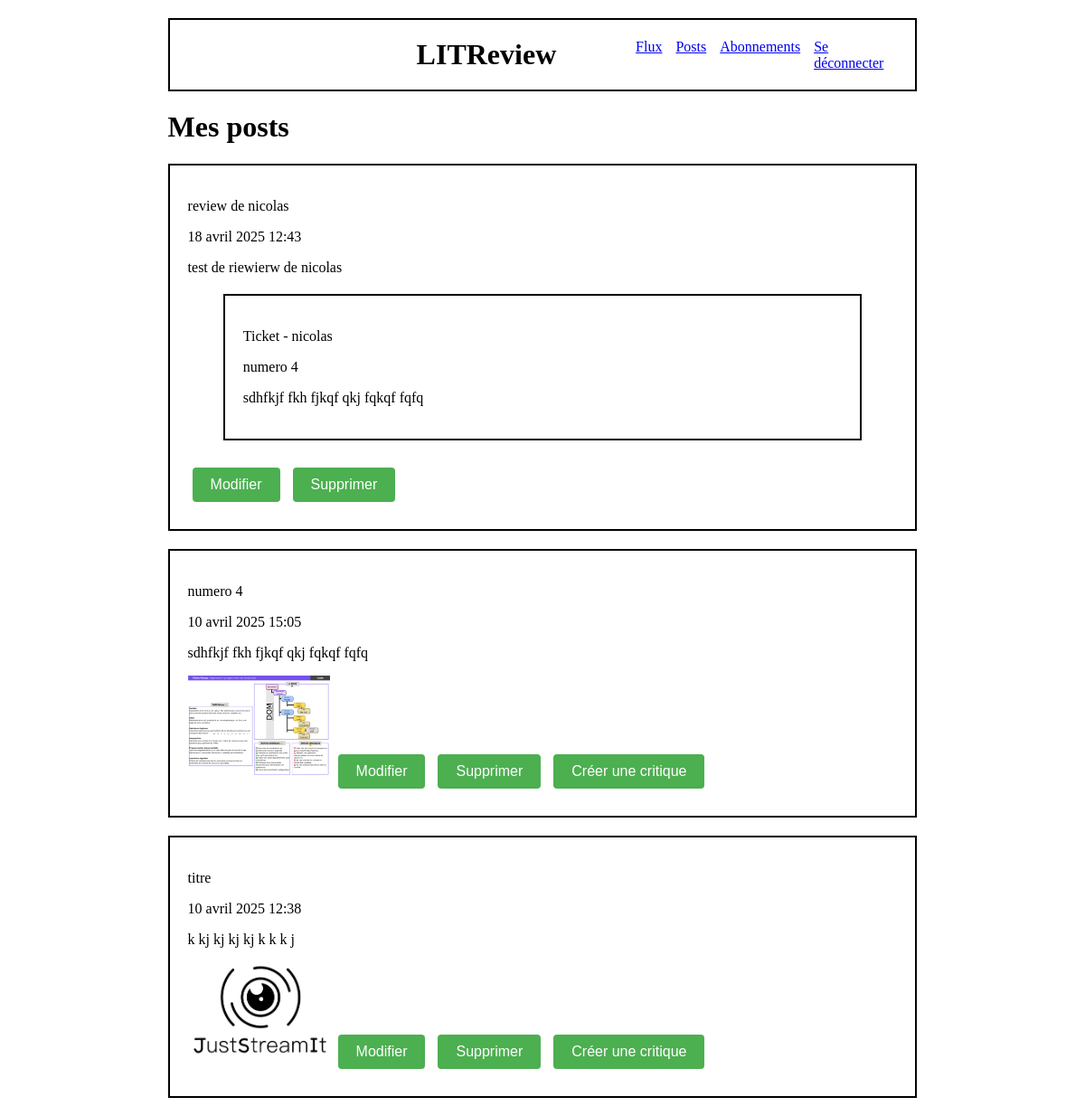
The app's page /post_list/ (signed in), older data.
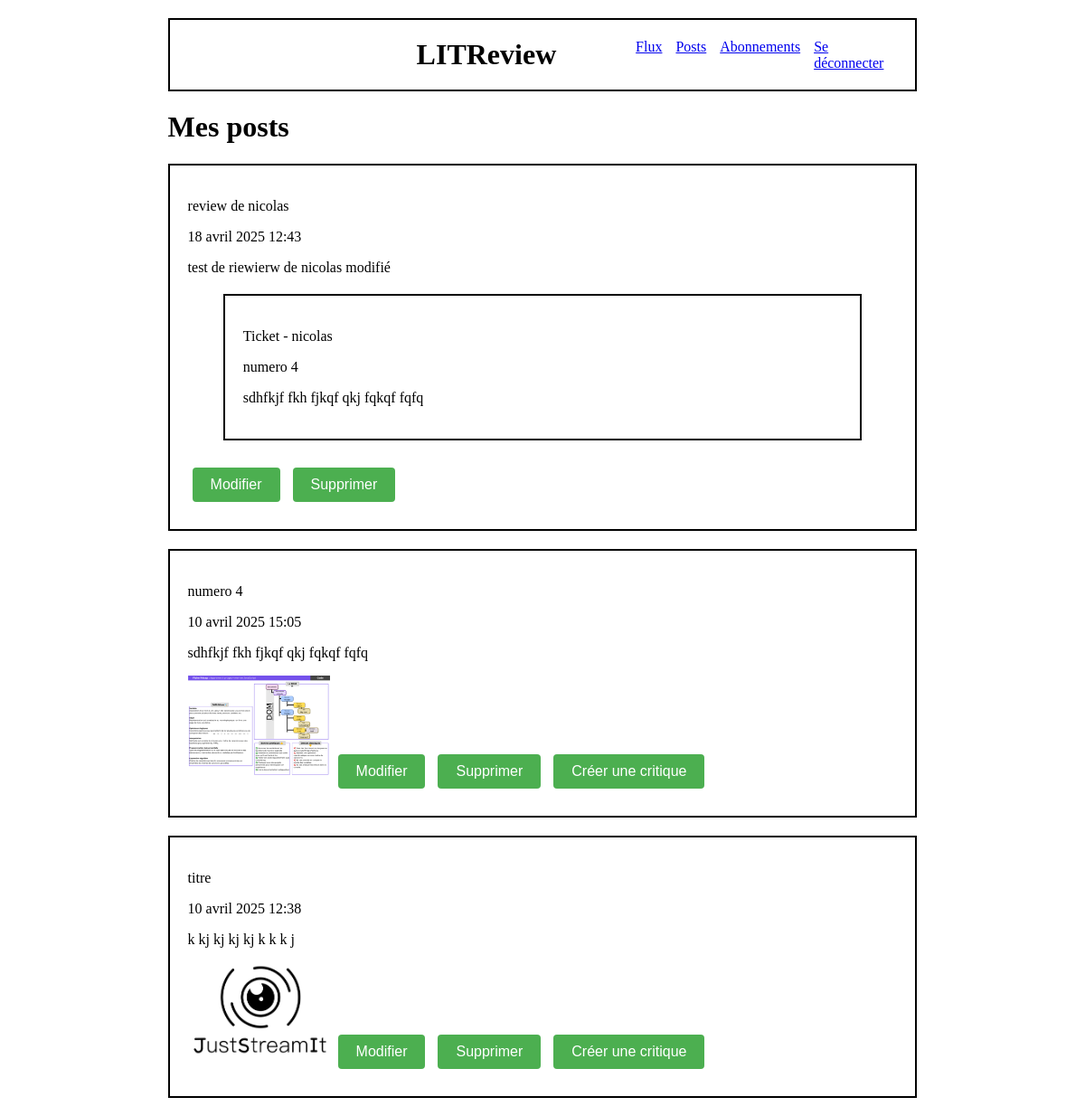
The same page, newer data.
### appli/models.py (models this page shows)
class Review(models.Model):
    ticket = models.ForeignKey(to=Ticket, on_delete=models.CASCADE)
    rating = models.PositiveSmallIntegerField(
        validators=[MinValueValidator(0), MaxValueValidator(5)])
    headline = models.CharField(max_length=128)
    body = models.CharField(max_length=8192, blank=True)
    user = models.ForeignKey(
        to=settings.AUTH_USER_MODEL, on_delete=models.CASCADE)
    time_created = models.DateTimeField(auto_now_add=True)

class Ticket(models.Model):
    title = models.CharField(max_length=128)
    description = models.TextField(max_length=2048)
    user = models.ForeignKey(
        to=settings.AUTH_USER_MODEL, on_delete=models.CASCADE)
    image = models.ImageField(null=True, blank=True)
    time_created = models.DateTimeField(auto_now_add=True)

### authentication/models.py (models this page shows)
class User(AbstractUser):
    profile_photo = models.ImageField(verbose_name='Photo de profil', null=True)

### appli/views.py (the view)
# urls.py: path('post_list/', appli.views.post_list, name='post_list'),
@login_required
def post_list(request):
    current_user = request.user
    tickets = models.Ticket.objects.all()
    reviews = models.Review.objects.all()
    tickets = models.Ticket.objects.filter(
        Q(user=current_user)   # Tickets créés par l'utilisateur connecté
    ).order_by('-time_created')
    reviews = models.Review.objects.filter(
        Q(user=current_user)   # Reviews crééss par l'utilisateur connecté
    ).order_by('-time_created')
    posts = list(chain(tickets, reviews))
    posts.sort(key=lambda x: x.time_created, reverse=True)
    context = {
        'posts': posts,
    }
    return render(request, 'appli/post_list.html', context=context)

### appli/templatetags/custom_filters.py (called while the page is built)
@register.filter
def get_class(value):
    return value.__class__.__name__

### appli/templates/appli/post_list.html (shortened to what this page needs)
{% extends 'base_connected.html' %}
{% load custom_filters %}
{% block content %}
    <div class="div_margins">
        <h1>Mes posts</h1>
    </div>
    {% for post in posts %}
        {% if post|get_class == 'Ticket' %}
            <div class="div_border">
                <p>{{ post.title }}</p>
                <p>{{ post.time_created }}</p>
                <p>{{ post.description }}</p>
                {% if post.image %}
                        <img src="/media/{{post.image}}" alt="image">
                    {% endif %}
                <a href="{% url 'edit_ticket' post.id %}" class="button">Modifier</a>
                <a href="{% url 'delete_ticket' post.id %}" class="button">Supprimer</a>
                <a href="{% url 'response' post.id %}" class="button">Créer une critique</a>
            </div>
        {% elif post|get_class == 'Review' %}
            <div class="div_border">
                <p>{{ post.headline }} </p>
                <p>{{ post.time_created }}</p>
                <p>{{ post.body }}</p>
                <div class="div_border_internal">
                    <p>Ticket - {{ post.user.username }}</p>
                    <p>{{ post.ticket.title }}</p>
                    <p>{{ post.ticket.description }}</p>
                </div>
                <a href="{% url 'edit_review' post.id %}" class="button">Modifier</a>
                <a href="{% url 'delete_review' post.id %}" class="button">Supprimer</a>
            </div>
        {% endif %}
    {% endfor %}
{% endblock content %}

Row changes from the older to the newer data that the page shows:
changed Review "review de nicolas": body "test de riewierw de nicolas" → "test de riewierw de nicolas modifié"
